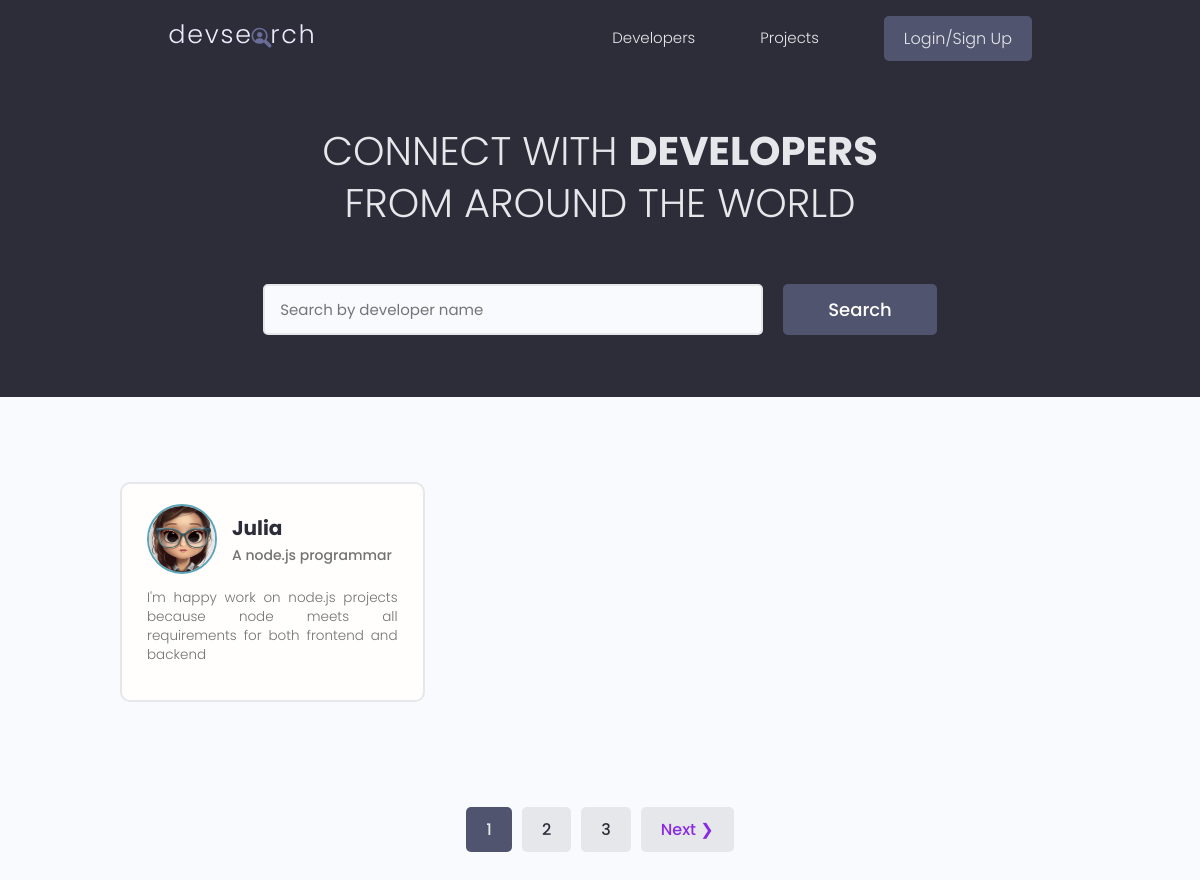
The app's page /, older data.
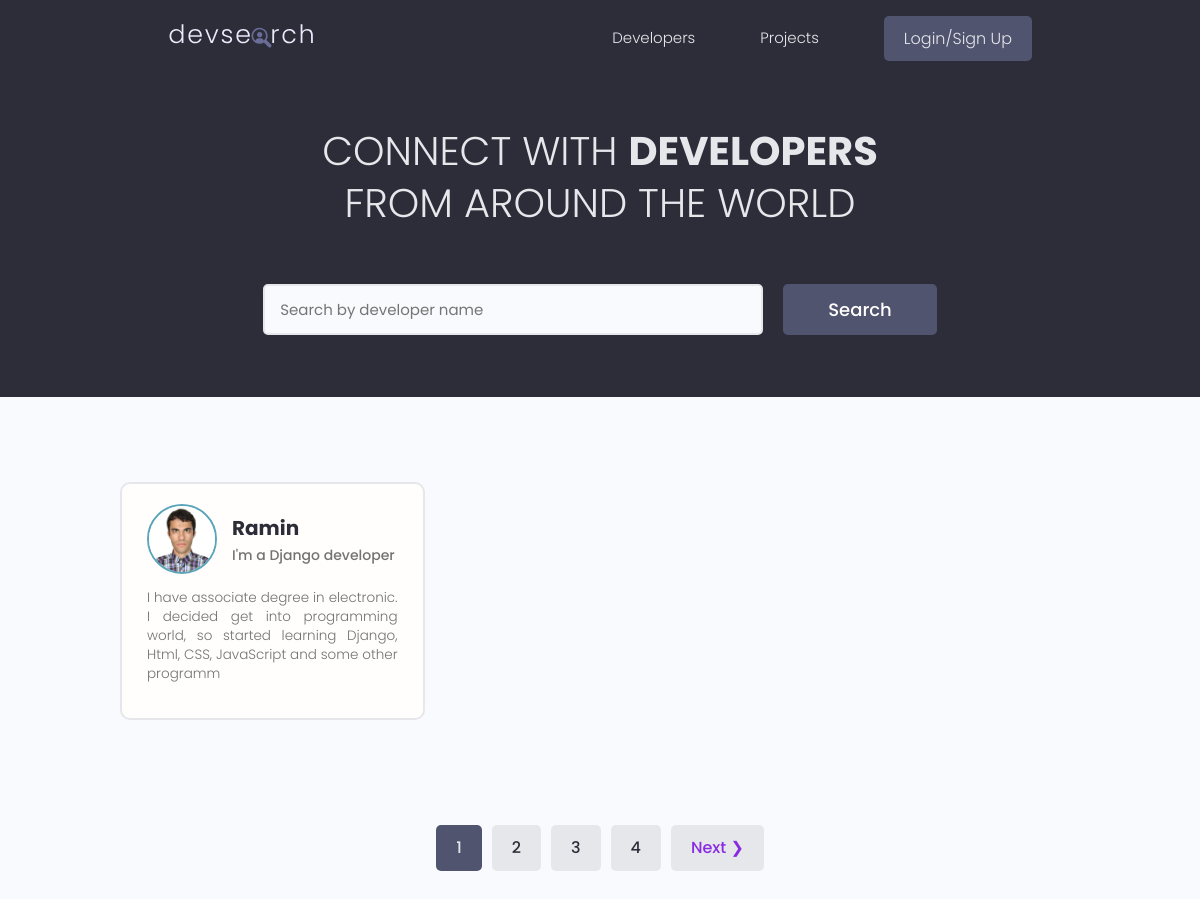
The same page, newer data.
### users/models.py (models this page shows, shortened)
class Profile(models.Model):
    user=models.OneToOneField(User,null=True,blank=True,on_delete=models.CASCADE)
    name=models.CharField(max_length=200,null=True,blank=True)
    username=models.CharField(max_length=200,null=True,blank=True)
    email=models.EmailField(max_length=500,null=True,blank=True)
    short_intro=models.CharField(max_length=200,null=True,blank=True)
    bio=models.TextField(null=True,blank=True)
    location=models.CharField(max_length=200,null=True,blank=True)
    profile_image=models.ImageField(null=True,blank=True,upload_to='profiles/',default='profiles/user-default.png')
    social_github=models.CharField(max_length=200,null=True,blank=True)
    social_twitter=models.CharField(max_length=200,null=True,blank=True)
    social_linkedin=models.CharField(max_length=200,null=True,blank=True)
    social_youtube=models.CharField(max_length=200,null=True,blank=True)
    social_website=models.CharField(max_length=200,null=True,blank=True)
    created=models.DateTimeField(auto_now_add=True)
    id=models.UUIDField(default=uuid.uuid4,unique=True,primary_key=True,editable=False)
    class Meta():
        ordering=['-created']

### users/views.py (the view)
# urls.py: path('', views.profiles , name="profiles"),
def profiles(request):
    profiles , search_query = profileSearch(request)
    if  not profiles:
         messages.error(request,'There is no profile related your search!!!')
    result=1
    profiles , custom_range , showFirstPage , showLastPage , paginator= profilePagination(request,profiles,result)
    user_data={'profiles':profiles , 'search_query':search_query , 'page_range':custom_range ,
                'showFirstPage':showFirstPage , 'showLastPage':showLastPage , 'paginator':paginator }
    return render(request,'profiles.html',user_data)

### users/utils.py (called while the page is built)
def profileSearch(request):
    profiles=(Profile.objects.exclude(Q(bio = "") | Q(short_intro = None)))
    search_query=''
    if request.GET.get('search_query'):
        search_query=request.GET.get('search_query')
    skills=Skill.objects.filter(name__iexact=search_query)
    profiles=profiles.distinct().filter(Q(name__icontains=search_query) | Q(bio__icontains=search_query) |
                                  Q(short_intro__icontains=search_query) | Q(skill__in=skills) )
    return profiles , search_query

### users/templates/profiles.html (shortened to what this page needs)
{% extends 'main.html' %}
{% block content %}
  <main class="home">
    <section class="hero-section text-center">
      <div class="container container--narrow">
        <div class="hero-section__box">
          <h2>CONNECT WITH <span>DEVELOPERS</span></h2>
          <h2>FROM AROUND THE WORLD</h2>
        </div>
        <div class="hero-section__search">
          <form id="searchForm" class="form" action="" method="get">
            <div class="form__field">
              <input class="input input--text" id="formInput#search" type="text" placeholder="Search by developer name" name="search_query" value="{{search_query}}"/>
            </div>
            <input class="btn btn--sub btn--lg" type="submit" value="Search" />
          </form>
        </div>
      </div>
    </section>
    <section class="devlist">
      <div class="container">
        <div class="grid grid--three">
          {% for item in profiles %}
          <div class="column card">
            <div class="dev">
              <a href="{% url 'user_profile' item.username %}" class="card__body">
                <div class="dev__profile">
                  <img class="avatar avatar--md" src="{{ item.profile_image.url }}" alt="image" />
                  <div class="dev__meta">
                    <h3>{{item.name}}</h3>
                    <h5>{{item.short_intro|slice:"60"}}</h5>
                  </div>
                </div>
                <p class="dev__info">
                  {{item.bio|slice:"150"}}
                </p>
                 </a>
            </div>
          </div>
          {% endfor %}
        </div>
      </div>
    </section>
    {% include 'pagination.html' with query_set=profiles %}
{% endblock content %}

Row changes from the older to the newer data that the page shows:
no longer on this page (row unchanged): Profile: profile_image (picture), name "Julia", short_intro "A node.js programmar", bio "I'm happy work on node.js projects because node meets all requirements for both frontend and backend"
added Profile: profile_image (picture), name "Ramin", short_intro "I'm a Django developer", bio "I have associate degree in electronic. I decided get into programming world, so started learning Django, Html, CSS, JavaScript and some other programm"
Text that changed along with them:
new list line: "4"
